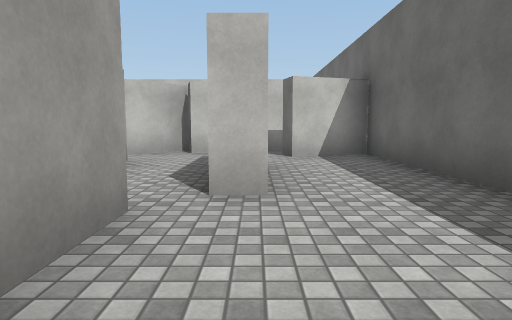
[1] (above)

24 first-person views from a walk through a 3-D level made in the Unity game engine. The camera is 1.2 m above the floor, tilts 6° down and sees 75° across. The floor is counted in squares, 2 m on a side. Each view is taken from the middle of a square. On the plan, view 1 faces up. The plan holds only what a view shows up to about 10 squares ahead; the rest is blank. The place goes on beyond the plan. The player character is not drawn. Surface patterns are stand-ins for the level's own textures.

[2]
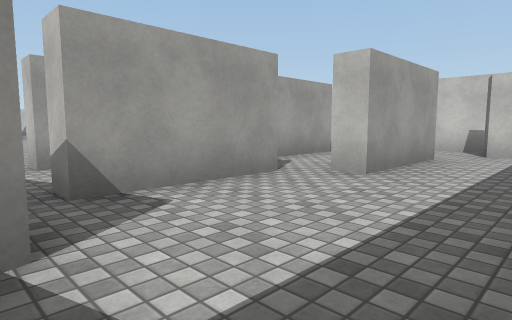

[3]
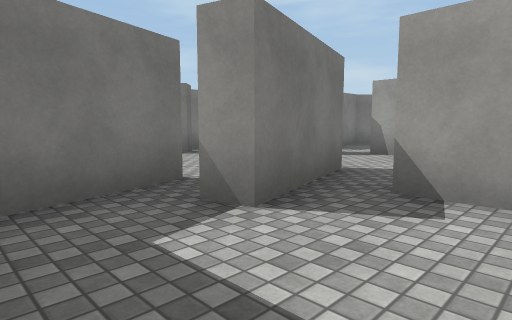

[4]
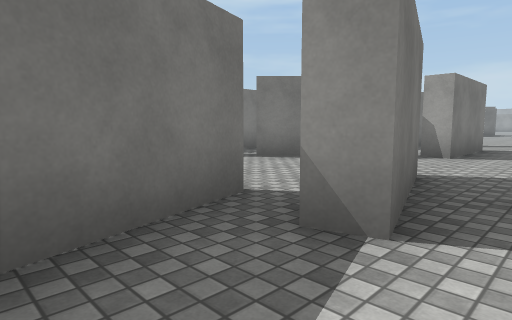

[5]
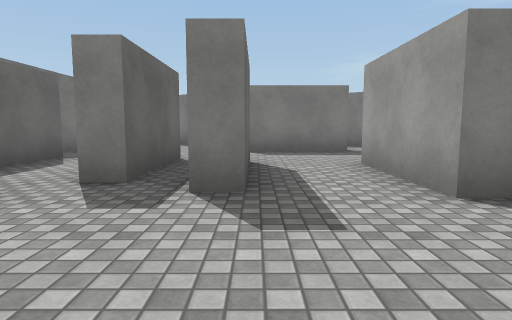

[6]
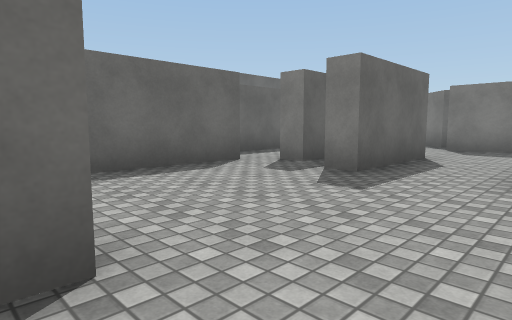

[7]
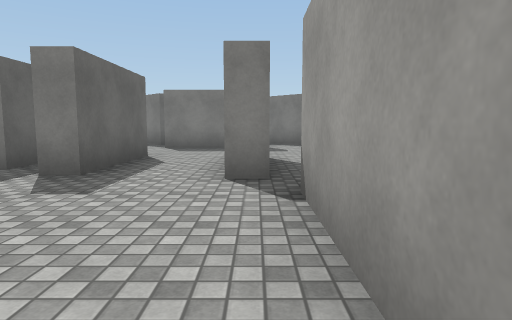

[8]
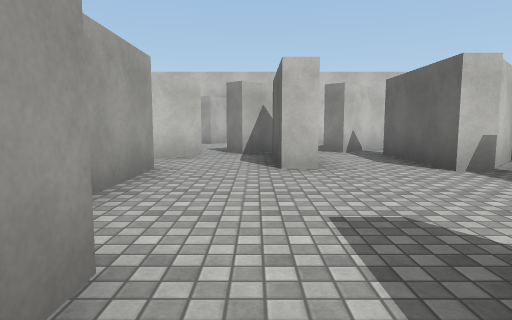

[9]
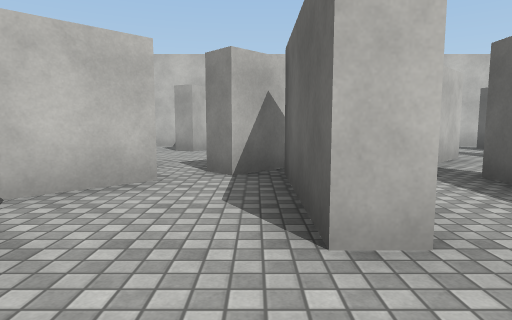

[10]
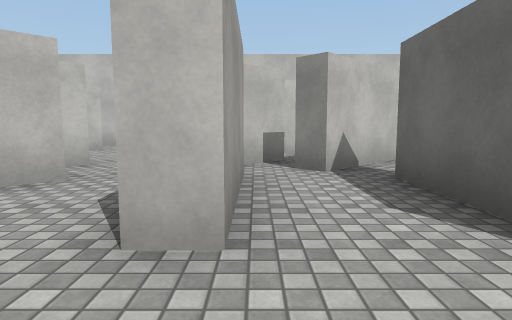

[11]
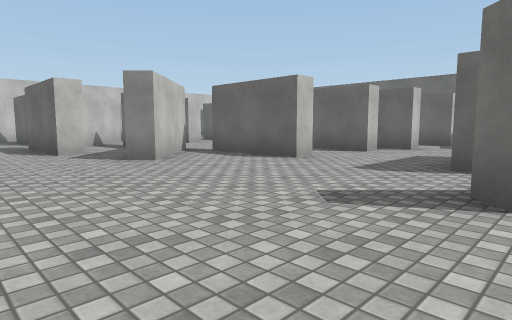

[12]
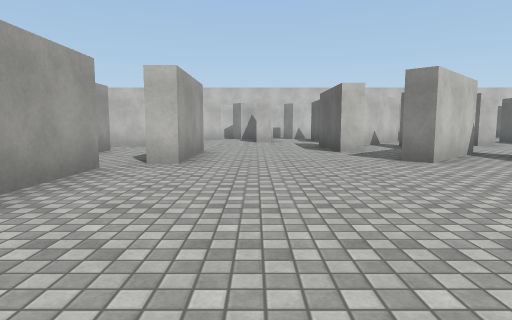

[13]
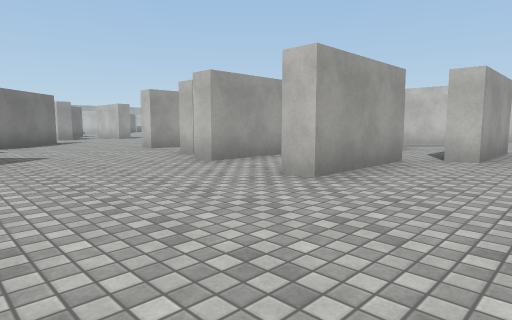

[14]
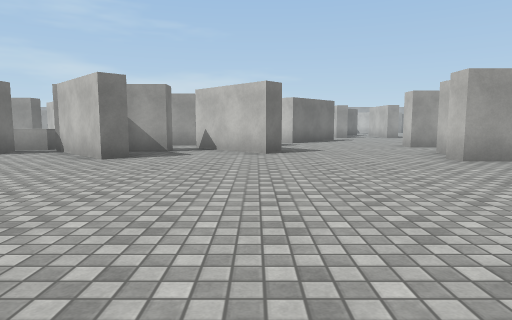

[15]
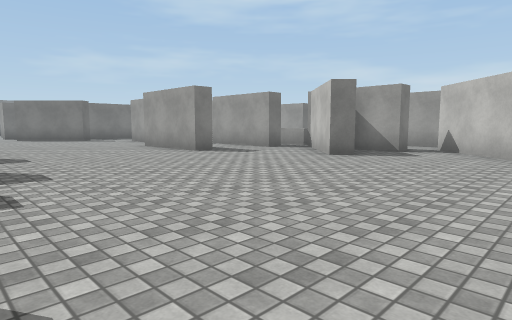

[16]
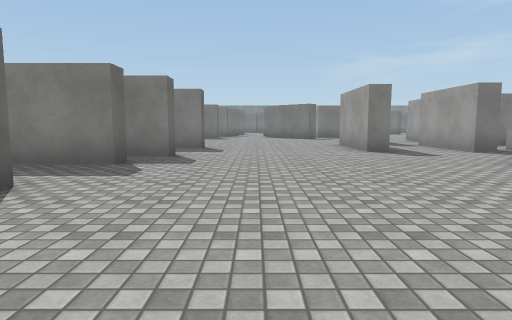

[17]
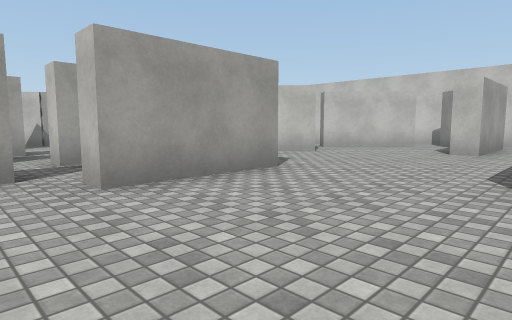

[18]
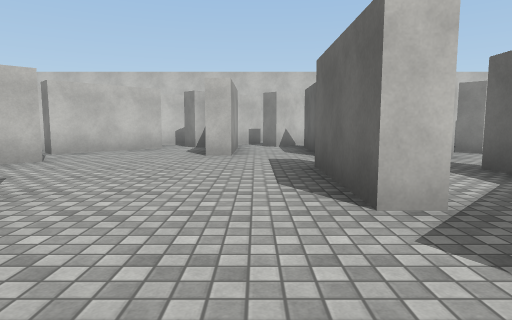

[19]
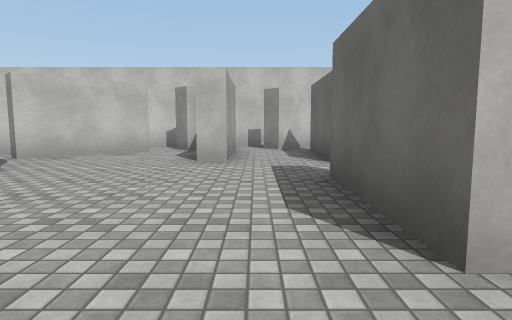

[20]
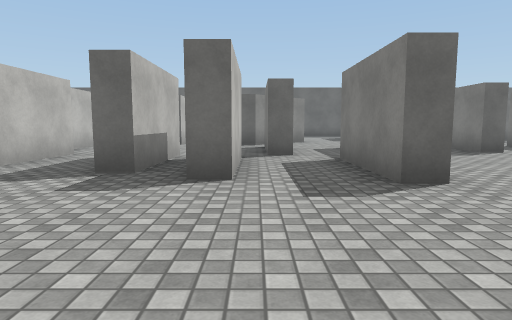

[21]
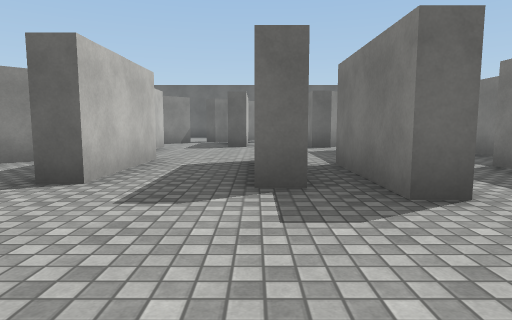

[22]
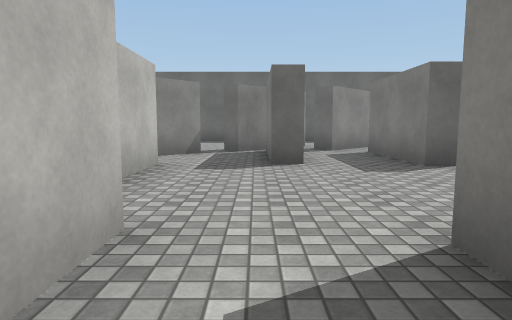

[23]
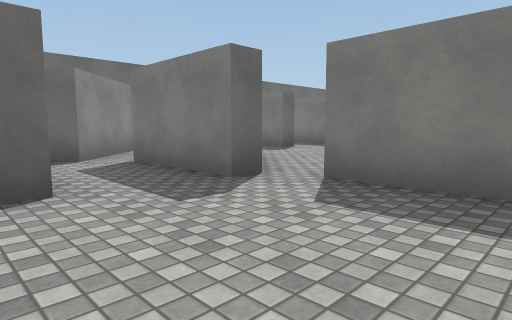

[24]
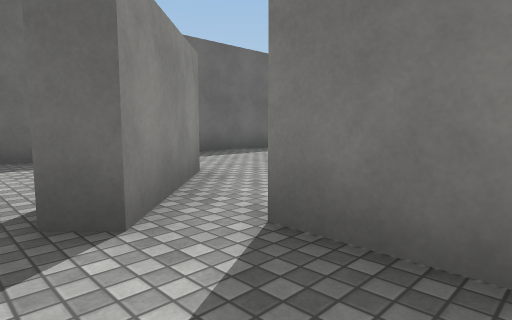

### Floor plan
Key: @ floor where view 1 was taken; # wall or solid block; x gap in a wall; . floor; T thing the floor can be seen under or through; B block.
Columns run from 24 left of view 1 to 3 right of it. Each row starts with its distance up from view 1.
 15                         #
 14                ##      ..
 13             #####.     .#
 12           ###.# .. ## ..
 11           #.#.. .. ###.
 10         ###.#..##.###..
  9         .#..#..####...
  8          ......##.#..#####
  7         ##....##..#..#...###
  6         #.....###..........#
  5         x.....###....#..#..#
  4    #    #.#....##....##.#..#
  3    #  ..#.#....#.#.#....#..#
  2       # .........#.##..#...
  1     # ##.#.......#.###.#...
  0   ....##.#.............T@..
 -1 ##....................TTT..
 -2  #...............###....TT#
 -3  #.............## ####...
 -4      ##.........####.#..
 -5     ##........###.......
 -6    ###..............####
 -7    #####......##.......#.
 -8      ##......###......##...#
 -9     BB..........##x###.#
-10     BB#.#...........  ....
-11     . #.#....####..........
-12     # ..#.......##  .......#
-13          .... ...    .## ..#

Positions as (right, up) in squares from view 1, and headings:
1: (0, 0), facing up
2: (2, -1), facing up-left
3: (2, 1), facing down-left
4: (2, 0), facing down-left
5: (-5, 6), facing down
6: (-7, 7), facing down-right
7: (-7, 7), facing down
8: (-6, 2), facing up
9: (-6, 5), facing up
10: (-5, 5), facing up
11: (-12, -3), facing up-right
12: (-12, -3), facing up
13: (-12, -4), facing up-left
14: (-11, -4), facing left
15: (-11, -3), facing down-left
16: (-13, -2), facing down
17: (-10, 1), facing up-left
18: (-11, 2), facing up
19: (-11, 3), facing up
20: (-15, -9), facing right
21: (-14, -7), facing right
22: (-10, -6), facing right
23: (-8, -6), facing down-right
24: (-4, -7), facing down-right
